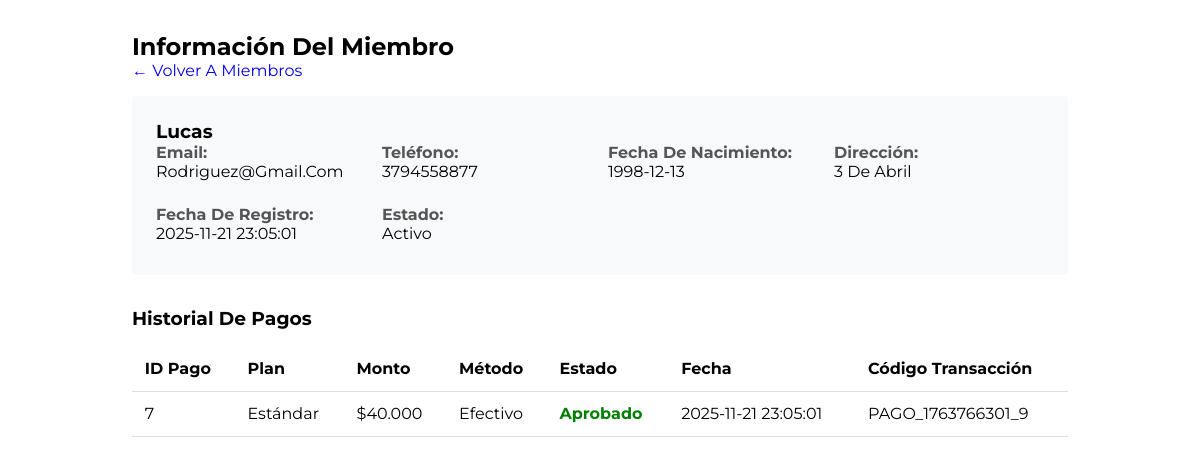
Screenshot of /admin/ver_miembro.php?id=9 (signed in) with the database file from the repository.
### tables this page shows
CREATE TABLE `miembros` (
  `id` int(11) NOT NULL,
  `nombre` varchar(100) NOT NULL,
  `email` varchar(100) NOT NULL,
  `telefono` varchar(20) DEFAULT NULL,
  `fecha_nacimiento` date DEFAULT NULL,
  `direccion` text DEFAULT NULL,
  `fecha_registro` timestamp NOT NULL DEFAULT current_timestamp(),
  `estado` enum('activo','inactivo','suspendido') DEFAULT 'activo'
);

CREATE TABLE `pagos` (
  `id` int(11) NOT NULL,
  `miembro_id` int(11) DEFAULT NULL,
  `plan_id` int(11) DEFAULT NULL,
  `monto` decimal(10,2) DEFAULT NULL,
  `fecha_pago` timestamp NOT NULL DEFAULT current_timestamp(),
  `metodo_pago` enum('efectivo','tarjeta','transferencia','mercadopago') DEFAULT NULL,
  `estado` enum('pendiente','aprobado','rechazado','cancelado') DEFAULT 'pendiente',
  `codigo_transaccion` varchar(100) DEFAULT NULL
);

CREATE TABLE `planes` (
  `id` int(11) NOT NULL,
  `nombre` varchar(50) NOT NULL,
  `precio` decimal(10,2) NOT NULL,
  `duracion_meses` int(11) NOT NULL,
  `descripcion` text DEFAULT NULL,
  `beneficios` text DEFAULT NULL,
  `estado` enum('activo','inactivo') DEFAULT 'activo'
);

### admin/ver_miembro.php (the view, shortened to what this page needs)
<?php
include '../includes/config.php';
$miembro_id = $_GET['id'];
$miembro = $conn->query("SELECT * FROM miembros WHERE id = $miembro_id")->fetch_assoc();
$pagos = $conn->query("
    SELECT p.*, pl.nombre as plan_nombre
    FROM pagos p
    JOIN planes pl ON p.plan_id = pl.id
    WHERE p.miembro_id = $miembro_id
    ORDER BY p.fecha_pago DESC
");
?>
<!DOCTYPE html>
<html>
<head>
    <link rel="stylesheet" href="../css/styles.css">
</head>
<body>
    <div class="admin-container">
        <h2>Información del Miembro</h2>
        <a href="miembros.php" style="margin-bottom: 1rem; display: inline-block;">← Volver a Miembros</a>
        <div class="member-info">
            <h3><?= $miembro['nombre'] ?></h3>
            <div class="info-grid">
                <div class="info-item">
                    <span class="info-label">Email:</span><br>
                    <?= $miembro['email'] ?>
                </div>
                <div class="info-item">
                    <span class="info-label">Teléfono:</span><br>
                    <?= $miembro['telefono'] ?>
                </div>
                <div class="info-item">
                    <span class="info-label">Fecha de Nacimiento:</span><br>
                    <?= $miembro['fecha_nacimiento'] ?: 'No especificada' ?>
                </div>
                <div class="info-item">
                    <span class="info-label">Dirección:</span><br>
                    <?= $miembro['direccion'] ?: 'No especificada' ?>
                </div>
                <div class="info-item">
                    <span class="info-label">Fecha de Registro:</span><br>
                    <?= $miembro['fecha_registro'] ?>
                </div>
                <div class="info-item">
                    <span class="info-label">Estado:</span><br>
                    <?= ucfirst($miembro['estado']) ?>
                </div>
            </div>
        </div>
        <div class="payment-history">
            <h3>Historial de Pagos</h3>
            <?php if($pagos->num_rows > 0): ?>
                <table>
                    <thead>
                        <tr>
                            <th>ID Pago</th>
                            <th>Plan</th>
                            <th>Monto</th>
                            <th>Método</th>
                            <th>Estado</th>
                            <th>Fecha</th>
                            <th>Código Transacción</th>
                        </tr>
                    </thead>
                    <tbody>
                        <?php while($pago = $pagos->fetch_assoc()): ?>
                        <tr>
                            <td><?= $pago['id'] ?></td>
                            <td><?= $pago['plan_nombre'] ?></td>
                            <td>$<?= number_format($pago['monto'], 0, ',', '.') ?></td>
                            <td><?= ucfirst($pago['metodo_pago']) ?></td>
                            <td class="estado-<?= $pago['estado'] ?>"><?= ucfirst($pago['estado']) ?></td>
                            <td><?= $pago['fecha_pago'] ?></td>
                            <td><?= $pago['codigo_transaccion'] ?></td>
                        </tr>
                        <?php endwhile; ?>
                    </tbody>
                </table>
            <?php else: ?>
                <p>No hay pagos registrados para este miembro.</p>
            <?php endif; ?>
        </div>
    </div>
</body>
</html>

### css/styles.css (style rules this page uses)
:root { --blue: #00afb9; --black: #0a0a0a; --gray: #808080; --orange: #f07167; --lobster-two: "Lobster Two", cursive; }
* { font-family: "Montserrat", sans-serif; margin: 0; padding: 0; box-sizing: border-box; outline: none; text-decoration: none; text-transform: capitalize; list-style: none; }
html { overflow-x: hidden; width: 100%; }

### admin/ver_miembro.php (style rules this page uses)
.admin-container { max-width: 1000px; margin: 0 auto; padding: 2rem; }
.member-info { background: #f8f9fa; padding: 1.5rem; border-radius: 5px; margin-bottom: 2rem; }
.info-grid { display: grid; grid-template-columns: repeat(auto-fit, minmax(200px, 1fr)); gap: 1rem; }
.info-item { margin-bottom: 0.5rem; }
.info-label { font-weight: bold; color: #555; }
.payment-history { margin-top: 2rem; }
table { width: 100%; border-collapse: collapse; margin-top: 1rem; }
th, td { padding: 0.8rem; text-align: left; border-bottom: 1px solid #ddd; }
.estado-aprobado { color: green; font-weight: bold; }

### rows the page displays
miembros: nombre "Lucas", email "Rodriguez@gmail.com", telefono "3794558877", fecha_nacimiento "1998-12-13", direccion "3 De Abril", fecha_registro "2025-11-21 23:05:01", estado "Activo"
pagos: id "7", plan.nombre "Estándar", monto "40.000", metodo_pago "Efectivo", estado "Aprobado", fecha_pago "2025-11-21 23:05:01", codigo_transaccion "PAGO_1763766301_9"
